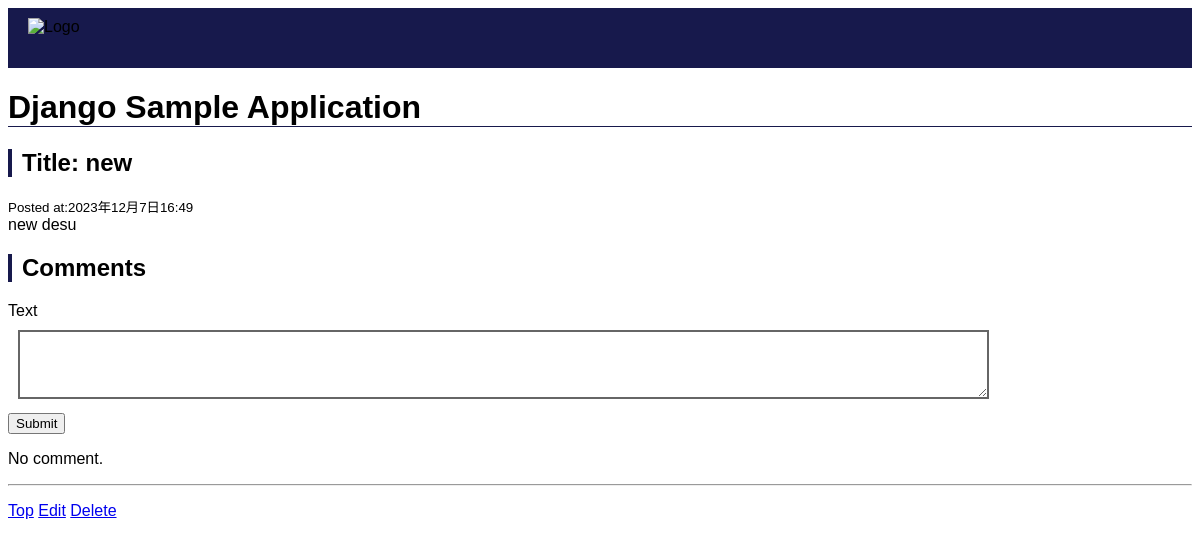
The app's page /5/ with its own data.
### blog/models.py (models this page shows, shortened)
class Article(models.Model):
    title = models.CharField(max_length=200)
    body = models.TextField()
    posted_at = models.DateTimeField(default=timezone.now)
    published_at = models.DateTimeField(blank=True, null=True)
    like = models.IntegerField(default=0)

### blog/views.py (the view)
# urls.py: path("<int:article_id>/", views.detail, name="detail"),
def detail(request, article_id):
    try:
        article = Article.objects.get(pk=article_id)
    except Article.DoesNotExist:
        raise Http404("Article does not exist")
    if request.method == "POST":
        comment = Comment(article=article, text=request.POST["text"])
        comment.save()
    context = {
        "article": article,
        "comments": article.comments.order_by("-posted_at"),
    }
    return render(request, "blog/detail.html", context)

### blog/templates/blog/detail.html (shortened to what this page needs)
{% load static %}
<!DOCTYPE html>
<html>
  <head>
    <link rel="stylesheet" href="{% static 'blog/css/detail.css' %}" />
  </head>
  <body>
    <div id="header">
      <img src="{% static 'blog/img/iniad.png' %}" alt="Logo" />
    </div>
    <h1>Django Sample Application</h1>
    <h2>Title: {{ article.title }}</h2>
    <small>Posted at:{{ article.posted_at }}</small>
    <div>{{ article.body | linebreaksbr }}</div>
    <h2>Comments</h2>
    <form action="{% url 'detail' article.id %}" method="post">
      <div>
        <label for="textInput">Text</label><br />
        <textarea id="textInput" name="text" rows="3"></textarea>
      </div>
      <div>
        <button type="submit">Submit</button>
      </div>
    </form>
    {% if comments %} {% for comment in comments %}
    <div class="text">
      <small>[{{ comment.posted_at }}]</small>
      <div>{{ comment.text | linebreaksbr }}</div>
    </div>
    {% endfor %} {% else %}
    <p>No comment.</p>
    {% endif %}
    <hr />
    <p>
      <a href="{% url 'index' %}">Top</a>
      <a href="{% url 'update' article.id %}">Edit</a>
      <a href="{% url 'delete' article.id %}">Delete</a>
    </p>
  </body>
</html>

### blog/static/blog/css/detail.css (style rules this page uses)
body { font-family: sans-serif; }
h1 { border-bottom: solid 1px #17194c; }
h2 { padding: 0px 10px 0px 10px; border-left: solid 4px #17194c; }
#header { background-color: #17194c; padding: 10px 20px 10px 20px; height: 40px; }
#header img { height: 100%; }
#textInput { margin: 10px; padding: 10px; border: solid 2px#666666; width: 80%; }

### records on screen
Article: title "new", posted_at "2023年12月7日16:49", body "new desu"
